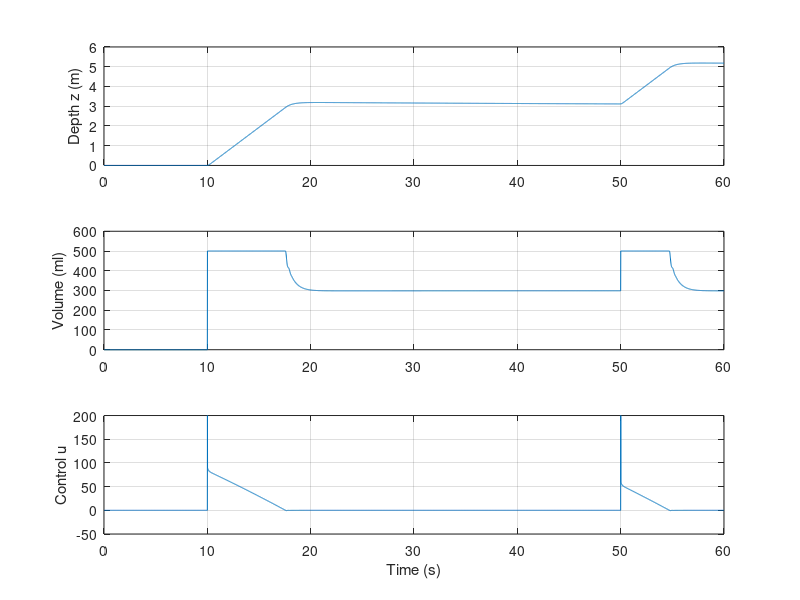

This chart was generated by the following MATLAB code:
clear; clc;

%% PARAMETRAR
m = 3;                  % massa (kg)
g = 9.81;               % gravitation
rho = 1000;             % vatten densitet

F_pos = 2.94;           % positiv buoyancy (N) vid tom syringe
m_a = 0;                % added mass (kan sättas >0 senare)

k_m = 50; % motor specification, rad/s per u
p = 0.002; % lead screw, meter per lap 

d = 0.1; % diameter syringe m
area = pi*(d/2)^2; % syringe, area, m^2

V_max = 0.0005;         % max syringe volym (500 ml)

d1 = 5;                 % linjär drag

%% PID
Kp = 30;
Ki = 0.5;
Kd = 20;

%% SIMULERING
dt = 0.01;
T = 60;
N = T/dt;

z = 0;                  % djup (m), 0 = yta
w = 0;                  % hastighet (m/s)
V = 0;                  % syringe volym

z_ref = 0;              % önskat djup

e_int = 0;
e_prev = 0;

% logg
z_log = zeros(N,1);
w_log = zeros(N,1);
V_log = zeros(N,1);
u_log = zeros(N,1);

% Beräkna feedforward volym
V_ff = (F_pos - m*g)/(rho*g);
V = min(V_ff, V_max);  % fyll max V om V_ff > V_max

%% LOOP
for i = 1:N
    if i > 1000
        z_ref = 3;          
    end
    if i > 5000
        z_ref = 5;          
    end
    % --- PID ---
    e = z_ref - z;
    e_int = e_int + e*dt;
    e_der = (e - e_prev)/dt;
    
    u = Kp*e + Ki*e_int + Kd*e_der;
    
    % saturera styrsignal
    u = max(min(u, 200), -200)

    e_prev = e;
    
    % --- Syringe ---
    V_dot = k_m * u * p * area;
    V = V + V_dot*dt;
    
    % saturera volym
    V = max(min(V, V_max), 0);
    
    % --- Buoyancy ---
    F_b = rho*g*V + m*g - F_pos ;
    
    % --- Drag ---
    D = d1 * w;
    
    % --- Nettokraft ---
    m_eff = rho*V;          % vatten i tanken ökar massa
    F_net = m_eff*g - F_pos - D;
    
    % --- Heave dynamik ---
    w_dot = F_net / (m_eff);
    w = w + w_dot*dt;
    w = max(min(w, 1), -1); % t.ex max 1 m/s
    
    % --- Surface constraint ---
    if z <= 0 && w < 0
        w = 0;
    end
    
    % --- Position ---
    z = z + w*dt;
    
    % --- logga ---
    z_log(i) = z;
    w_log(i) = w;
    V_log(i) = V;
    u_log(i) = u;
end

%% PLOTTAR
figure;

subplot(3,1,1)
plot((1:N)*dt, z_log)
ylabel('Depth z (m)')
grid on

subplot(3,1,2)
plot((1:N)*dt, V_log/10^-6)
ylabel('Volume (ml)')
grid on

subplot(3,1,3)
plot((1:N)*dt, u_log)
ylabel('Control u')
xlabel('Time (s)')
grid on
